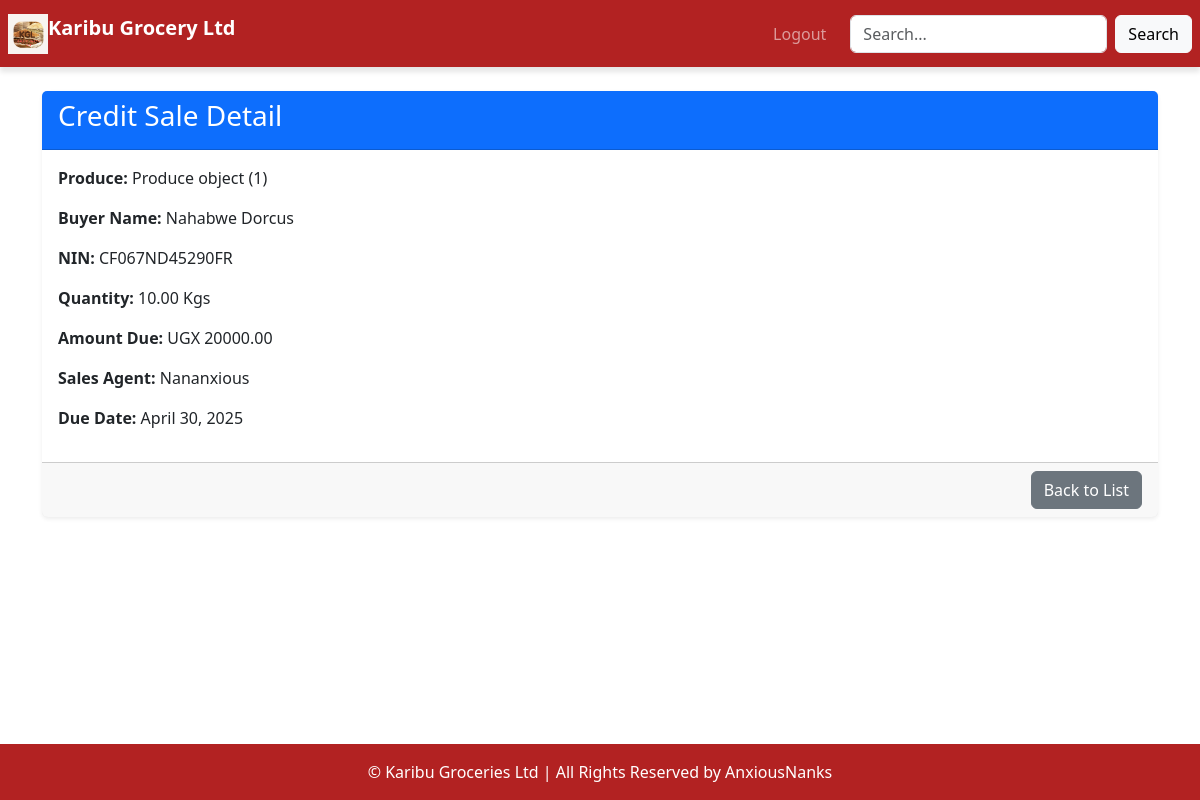
/credit_detail/1/, run on the app's committed database.
### home/models.py (models this page shows, shortened)
class CreditSale(models.Model):
    produce = models.ForeignKey(Produce, on_delete=models.SET_NULL, verbose_name="Produce Name",null=True)
    buyer_name = models.CharField(max_length=255, verbose_name="Buyer Name", validators=[MinLengthValidator(2)])
    national_id = models.CharField(
        max_length=14,
        validators=[RegexValidator(regex=r'^[A-Z0-9]{14}$', message='Enter a valid NIN')],
    )
    location = models.CharField(max_length=255, validators=[MinLengthValidator(2)])
    contact = models.CharField(max_length=15,validators=[
        RegexValidator(regex=r'^\+?\d{9,15}$', message="Enter a valid phone number.")])
    amount_due_ugx = models.DecimalField(
        max_digits=15,
        decimal_places=2,
        validators=[MinValueValidator(10000)],
    )
    is_paid = models.BooleanField(default=False)
    sales_agent = models.ForeignKey(
       Userprofile,
        on_delete=models.SET_NULL,
        null=True,
        blank=True,
    )
    due_date = models.DateField()
    tonnage_kgs = models.DecimalField(max_digits=10, decimal_places=2)
    date_of_dispatch = models.DateField(auto_now_add=True)
    branch = models.CharField(max_length=20, choices=BRANCH_CHOICES)

class Produce(models.Model):
    name = models.CharField(max_length=100, unique=True)
    produce_type = models.CharField(max_length=50, validators=[MinLengthValidator(2)])
    price_per_kg = models.DecimalField(max_digits=10, decimal_places=2)

class Userprofile(AbstractUser):
    is_salesagent = models.BooleanField(default=False)
    is_manager = models.BooleanField(default=False)
    is_owner = models.BooleanField(default=False)
    username = models.CharField(max_length=50, unique=True)
    email = models.EmailField(max_length=50, unique=True)
    address = models.TextField(max_length=200, blank=False)
    phonenumber = models.CharField(max_length=20, blank=True)
    gender = models.CharField(max_length=10)
    groups = models.ManyToManyField(
        Group,
        related_name="userprofile_groups",
        blank=True,
        help_text="The groups this user belongs to.",
        verbose_name="groups"
    )
    user_permissions = models.ManyToManyField(
        Permission,
        related_name="userprofile_permissions",
        blank=True,
        help_text="Specific permissions for this user.",
        verbose_name="user permissions"
    )
    def __str__(self):
       return self.username

### home/views.py (the view)
# urls.py: path('credit_detail/<int:pk>/', views.credit_detail, name='credit_detail'),
def credit_detail(request, pk):
 credit_sale = get_object_or_404(CreditSale, pk=pk)
 return render(request, 'home/credit_detail.html', {'credit_sale': credit_sale})

### home/templates/home/credit_detail.html
{% extends 'base.html' %}
{% block content %}
<div class="container mt-4">
  <div class="card shadow-sm rounded border-0">
    <div class="card-header bg-primary text-white">
      <h3>Credit Sale Detail</h3>
    </div>
    <div class="card-body">
      <p><strong>Produce:</strong> {{ credit_sale.produce }}</p>
      <p><strong>Buyer Name:</strong> {{ credit_sale.buyer_name }}</p>
      <p><strong>NIN:</strong> {{ credit_sale.national_id }}</p>
      <p><strong>Quantity:</strong> {{ credit_sale.tonnage_kgs }} Kgs</p>
      <p><strong>Amount Due:</strong> UGX {{ credit_sale.amount_due_ugx }}</p>
      <p><strong>Sales Agent:</strong> {{ credit_sale.sales_agent }}</p>
      <p><strong>Due Date:</strong> {{ credit_sale.due_date }}</p>
    </div>
    <div class="card-footer text-end">
      <a href="{% url 'credit_list' %}" class="btn btn-secondary">Back to List</a>
    </div>
  </div>
</div>
{% endblock %}

### home/templates/base.html (style rules this page uses)
body, html { margin: 0; padding: 0; height: 100%; overflow-x: hidden; }

### data on the page
CreditSale: produce "Produce object (1)", buyer_name "Nahabwe Dorcus", national_id "CF067ND45290FR", tonnage_kgs "10.00", amount_due_ugx "20000.00", sales_agent "Nananxious", due_date "April 30, 2025"
